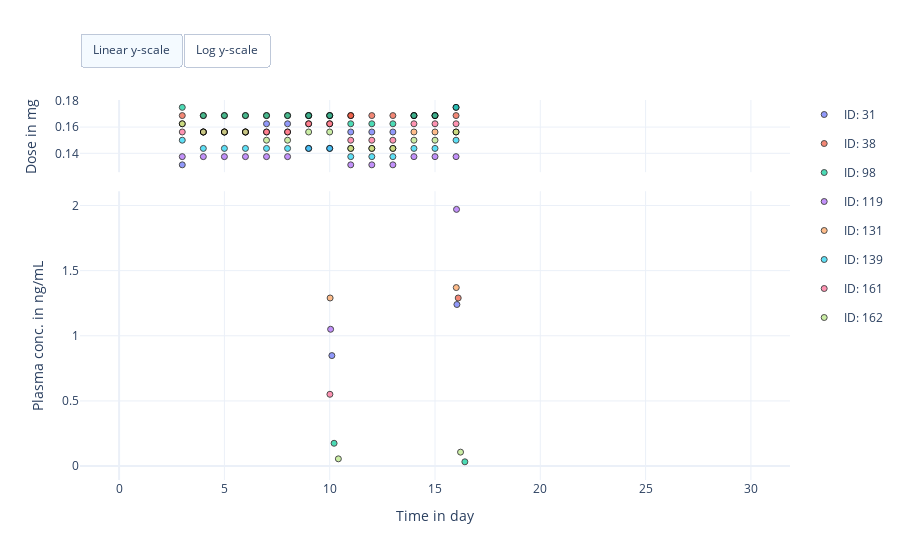

Notebook code cell kept with this figure:
### Markdown cell above
## Illustrate medium erlotinib dose group data

### Code cell
import erlotinib.plots as eplt

# Create scatter plot
fig = eplt.PKTimeSeriesPlot()
fig.add_data(data, biomarker='Plasma concentration')
fig.set_axis_labels(time_label='Time in day', biom_label='Plasma conc. in ng/mL', dose_label='Dose in mg')

# Show figure
fig.show()

### Figure 1 — Plotly figure (JSON) as saved in the notebook; plotly's stock layout.template omitted (floating-point values rounded to 4 significant figures)
{"data": [{"hoverinfo": "text", "legendgroup": "ID: 31", "marker": {"color": "#636EFA", "line": {"color": "black", "width": 1}, "opacity": 0.7, "symbol": "circle"}, "mode": "markers", "name": "ID: 31", "showlegend": false, "text": ["Dose duration: nan", "Dose duration: nan", "Dose duration: nan", "Dose duration: nan", "Dose duration: nan", "Dose duration: nan", "Dose duration: nan", "Dose duration: nan", "Dose duration: nan", "Dose duration: nan", "Dose duration: nan", "Dose duration: nan", "Dose duration: nan", "Dose duration: nan"], "type": "scatter", "x": [4, 7, 9, 11, 14, 16, 3, 5, 6, 8, 10, 12, 13, 15], "xaxis": "x", "y": [0.1562, 0.1625, 0.1688, 0.1562, 0.1688, 0.175, 0.1313, 0.1562, 0.1562, 0.1625, 0.1688, 0.1562, 0.1562, 0.1688], "yaxis": "y"}, {"legendgroup": "ID: 31", "marker": {"color": "#636EFA", "line": {"color": "black", "width": 1}, "opacity": 0.7, "symbol": "circle"}, "mode": "markers", "name": "ID: 31", "showlegend": true, "type": "scatter", "x": [0, 2, 4, 7, 9, 10.1, 11, 14, 16, 16.04, 18, 21, 23, 3, 5, 6, 8, 10, 12, 13, 15], "xaxis": "x2", "y": [null, null, null, null, null, 0.848, null, null, null, 1.24, null, null, null, null, null, null, null, null, null, null, null], "yaxis": "y2"}, {"hoverinfo": "text", "legendgroup": "ID: 38", "marker": {"color": "#EF553B", "line": {"color": "black", "width": 1}, "opacity": 0.7, "symbol": "circle"}, "mode": "markers", "name": "ID: 38", "showlegend": false, "text": ["Dose duration: nan", "Dose duration: nan", "Dose duration: nan", "Dose duration: nan", "Dose duration: nan", "Dose duration: nan", "Dose duration: nan", "Dose duration: nan", "Dose duration: nan", "Dose duration: nan", "Dose duration: nan", "Dose duration: nan", "Dose duration: nan", "Dose duration: nan", "Dose duration: nan"], "type": "scatter", "x": [4, 7, 9, 11, 11, 14, 16, 3, 5, 6, 8, 10, 12, 13, 15], "xaxis": "x", "y": [0.1688, 0.1688, 0.1688, 0.1688, 0.1688, 0.1688, 0.1688, 0.1688, 0.1688, 0.1688, 0.1688, 0.1688, 0.1688, 0.1688, 0.1688], "yaxis": "y"}, {"legendgroup": "ID: 38", "marker": {"color": "#EF553B", "line": {"color": "black", "width": 1}, "opacity": 0.7, "symbol": "circle"}, "mode": "markers", "name": "ID: 38", "showlegend": true, "type": "scatter", "x": [0, 2, 4, 7, 9, 11, 11, 14, 16, 16.1, 18, 21, 23, 25, 28, 30, 3, 5, 6, 8, 10, 12, 13, 15], "xaxis": "x2", "y": [null, null, null, null, null, null, null, null, null, 1.29, null, null, null, null, null, null, null, null, null, null, null, null, null, null], "yaxis": "y2"}, {"hoverinfo": "text", "legendgroup": "ID: 98", "marker": {"color": "#00CC96", "line": {"color": "black", "width": 1}, "opacity": 0.7, "symbol": "circle"}, "mode": "markers", "name": "ID: 98", "showlegend": false, "text": ["Dose duration: nan", "Dose duration: nan", "Dose duration: nan", "Dose duration: nan", "Dose duration: nan", "Dose duration: nan", "Dose duration: nan", "Dose duration: nan", "Dose duration: nan", "Dose duration: nan", "Dose duration: nan", "Dose duration: nan", "Dose duration: nan", "Dose duration: nan"], "type": "scatter", "x": [4, 7, 9, 11, 14, 16, 3, 5, 6, 8, 10, 12, 13, 15], "xaxis": "x", "y": [0.1688, 0.1688, 0.1688, 0.1625, 0.1688, 0.175, 0.175, 0.1688, 0.1688, 0.1688, 0.1688, 0.1625, 0.1625, 0.1688], "yaxis": "y"}, {"legendgroup": "ID: 98", "marker": {"color": "#00CC96", "line": {"color": "black", "width": 1}, "opacity": 0.7, "symbol": "circle"}, "mode": "markers", "name": "ID: 98", "showlegend": true, "type": "scatter", "x": [0, 2, 4, 7, 9, 10.21, 11, 14, 16, 16.42, 18, 21, 23, 25, 28, 30, 3, 5, 6, 8, 10, 12, 13, 15], "xaxis": "x2", "y": [null, null, null, null, null, 0.175, null, null, null, 0.0328, null, null, null, null, null, null, null, null, null, null, null, null, null, null], "yaxis": "y2"}, {"hoverinfo": "text", "legendgroup": "ID: 119", "marker": {"color": "#AB63FA", "line": {"color": "black", "width": 1}, "opacity": 0.7, "symbol": "circle"}, "mode": "markers", "name": "ID: 119", "showlegend": false, "text": ["Dose duration: nan", "Dose duration: nan", "Dose duration: nan", "Dose duration: nan", "Dose duration: nan", "Dose duration: nan", "Dose duration: nan", "Dose duration: nan", "Dose duration: nan", "Dose duration: nan", "Dose duration: nan", "Dose duration: nan", "Dose duration: nan", "Dose duration: nan"], "type": "scatter", "x": [4, 7, 9, 11, 14, 16, 3, 5, 6, 8, 10, 12, 13, 15], "xaxis": "x", "y": [0.1375, 0.1375, 0.1438, 0.1313, 0.1375, 0.1375, 0.1375, 0.1375, 0.1375, 0.1375, 0.1438, 0.1313, 0.1313, 0.1375], "yaxis": "y"}, {"legendgroup": "ID: 119", "marker": {"color": "#AB63FA", "line": {"color": "black", "width": 1}, "opacity": 0.7, "symbol": "circle"}, "mode": "markers", "name": "ID: 119", "showlegend": true, "type": "scatter", "x": [0, 2, 4, 7, 9, 10.04, 11, 14, 16, 16.02, 18, 21, 23, 25, 28, 30, 3, 5, 6, 8, 10, 12, 13, 15], "xaxis": "x2", "y": [null, null, null, null, null, 1.05, null, null, null, 1.97, null, null, null, null, null, null, null, null, null, null, null, null, null, null], "yaxis": "y2"}, {"hoverinfo": "text", "legendgroup": "ID: 131", "marker": {"color": "#FFA15A", "line": {"color": "black", "width": 1}, "opacity": 0.7, "symbol": "circle"}, "mode": "markers", "name": "ID: 131", "showlegend": false, "text": ["Dose duration: nan", "Dose duration: nan", "Dose duration: nan", "Dose duration: nan", "Dose duration: nan", "Dose duration: nan", "Dose duration: nan", "Dose duration: nan", "Dose duration: nan", "Dose duration: nan", "Dose duration: nan", "Dose duration: nan", "Dose duration: nan", "Dose duration: nan"], "type": "scatter", "x": [4, 7, 9, 11, 14, 16, 3, 5, 6, 8, 10, 12, 13, 15], "xaxis": "x", "y": [0.1562, 0.1562, 0.1625, 0.1438, 0.1562, 0.1562, 0.1625, 0.1562, 0.1562, 0.1562, 0.1625, 0.1438, 0.1438, 0.1562], "yaxis": "y"}, {"legendgroup": "ID: 131", "marker": {"color": "#FFA15A", "line": {"color": "black", "width": 1}, "opacity": 0.7, "symbol": "circle"}, "mode": "markers", "name": "ID: 131", "showlegend": true, "type": "scatter", "x": [0, 2, 4, 7, 9, 10.02, 11, 14, 16, 16.01, 18, 21, 23, 25, 3, 5, 6, 8, 10, 12, 13, 15], "xaxis": "x2", "y": [null, null, null, null, null, 1.29, null, null, null, 1.37, null, null, null, null, null, null, null, null, null, null, null, null], "yaxis": "y2"}, {"hoverinfo": "text", "legendgroup": "ID: 139", "marker": {"color": "#19D3F3", "line": {"color": "black", "width": 1}, "opacity": 0.7, "symbol": "circle"}, "mode": "markers", "name": "ID: 139", "showlegend": false, "text": ["Dose duration: nan", "Dose duration: nan", "Dose duration: nan", "Dose duration: nan", "Dose duration: nan", "Dose duration: nan", "Dose duration: nan", "Dose duration: nan", "Dose duration: nan", "Dose duration: nan", "Dose duration: nan", "Dose duration: nan", "Dose duration: nan", "Dose duration: nan"], "type": "scatter", "x": [4, 7, 9, 11, 14, 16, 3, 5, 6, 8, 10, 12, 13, 15], "xaxis": "x", "y": [0.1438, 0.1438, 0.1438, 0.1375, 0.1438, 0.15, 0.15, 0.1438, 0.1438, 0.1438, 0.1438, 0.1375, 0.1375, 0.1438], "yaxis": "y"}, {"legendgroup": "ID: 139", "marker": {"color": "#19D3F3", "line": {"color": "black", "width": 1}, "opacity": 0.7, "symbol": "circle"}, "mode": "markers", "name": "ID: 139", "showlegend": true, "type": "scatter", "x": [0, 2, 4, 7, 9, 9.992, 11, 14, 16, 16.99, 18, 21, 23, 25, 28, 30, 3, 5, 6, 8, 10, 12, 13, 15], "xaxis": "x2", "y": [null, null, null, null, null, null, null, null, null, null, null, null, null, null, null, null, null, null, null, null, null, null, null, null], "yaxis": "y2"}, {"hoverinfo": "text", "legendgroup": "ID: 161", "marker": {"color": "#FF6692", "line": {"color": "black", "width": 1}, "opacity": 0.7, "symbol": "circle"}, "mode": "markers", "name": "ID: 161", "showlegend": false, "text": ["Dose duration: nan", "Dose duration: nan", "Dose duration: nan", "Dose duration: nan", "Dose duration: nan", "Dose duration: nan", "Dose duration: nan", "Dose duration: nan", "Dose duration: nan", "Dose duration: nan", "Dose duration: nan", "Dose duration: nan", "Dose duration: nan", "Dose duration: nan"], "type": "scatter", "x": [4, 7, 9, 11, 14, 16, 3, 5, 6, 8, 10, 12, 13, 15], "xaxis": "x", "y": [0.1562, 0.1562, 0.1625, 0.15, 0.1625, 0.1625, 0.1562, 0.1562, 0.1562, 0.1562, 0.1625, 0.15, 0.15, 0.1625], "yaxis": "y"}, {"legendgroup": "ID: 161", "marker": {"color": "#FF6692", "line": {"color": "black", "width": 1}, "opacity": 0.7, "symbol": "circle"}, "mode": "markers", "name": "ID: 161", "showlegend": true, "type": "scatter", "x": [0, 2, 4, 7, 9, 10.01, 11, 14, 16.0, 16, 18, 21, 23, 25, 28, 30, 3, 5, 6, 8, 10, 12, 13, 15], "xaxis": "x2", "y": [null, null, null, null, null, 0.551, null, null, null, null, null, null, null, null, null, null, null, null, null, null, null, null, null, null], "yaxis": "y2"}, {"hoverinfo": "text", "legendgroup": "ID: 162", "marker": {"color": "#B6E880", "line": {"color": "black", "width": 1}, "opacity": 0.7, "symbol": "circle"}, "mode": "markers", "name": "ID: 162", "showlegend": false, "text": ["Dose duration: nan", "Dose duration: nan", "Dose duration: nan", "Dose duration: nan", "Dose duration: nan", "Dose duration: nan", "Dose duration: nan", "Dose duration: nan", "Dose duration: nan", "Dose duration: nan", "Dose duration: nan", "Dose duration: nan", "Dose duration: nan", "Dose duration: nan"], "type": "scatter", "x": [4, 7, 9, 11, 14, 16, 3, 5, 6, 8, 10, 12, 13, 15], "xaxis": "x", "y": [0.1562, 0.15, 0.1562, 0.1438, 0.15, 0.1562, 0.1625, 0.1562, 0.1562, 0.15, 0.1562, 0.1438, 0.1438, 0.15], "yaxis": "y"}, {"legendgroup": "ID: 162", "marker": {"color": "#B6E880", "line": {"color": "black", "width": 1}, "opacity": 0.7, "symbol": "circle"}, "mode": "markers", "name": "ID: 162", "showlegend": true, "type": "scatter", "x": [0, 2, 4, 7, 9, 10.41, 11, 14, 16, 16.21, 18, 21, 23, 25, 28, 30, 3, 5, 6, 8, 10, 12, 13, 15], "xaxis": "x2", "y": [null, null, null, null, null, 0.0557, null, null, null, 0.107, null, null, null, null, null, null, null, null, null, null, null, null, null, null], "yaxis": "y2"}], "layout": {"autosize": true, "updatemenus": [{"buttons": [{"args": [{"yaxis2.type": "linear"}], "label": "Linear y-scale", "method": "relayout"}, {"args": [{"yaxis2.type": "log"}], "label": "Log y-scale", "method": "relayout"}], "direction": "left", "pad": {"r": 0, "t": -10}, "showactive": true, "type": "buttons", "x": 0, "xanchor": "left", "y": 1.15, "yanchor": "top"}], "xaxis": {"anchor": "y", "domain": [0, 1], "matches": "x2", "showticklabels": false}, "xaxis2": {"anchor": "y2", "domain": [0, 1], "title": {"text": "Time in day"}}, "yaxis": {"anchor": "x", "domain": [0.81, 1], "title": {"text": "Dose in mg"}}, "yaxis2": {"anchor": "x2", "domain": [0, 0.76], "title": {"text": "Plasma conc. in ng/mL"}}}}
